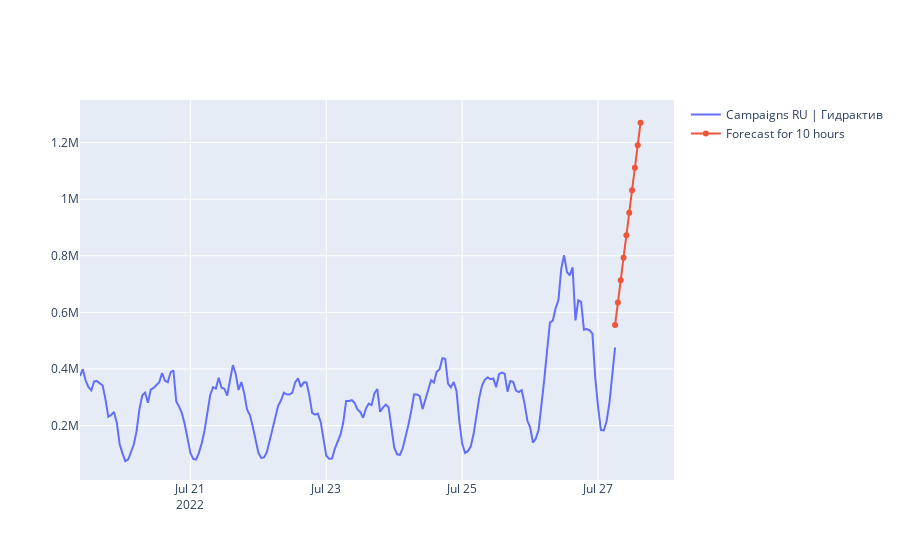

Here is the notebook cell this chart was saved with:
### Code cell
import plotly.graph_objects as go

forecastPeriod=10

forecast = exp.forecast(forecastPeriod)

fig = go.Figure()

fig.add_trace(go.Scatter(x=test['datetime'].values, 
                        y=test['shows'].values,
                        name=f'Campaigns {campaigns[0]}'))

fig.add_trace(go.Scatter(x=[test['datetime'].values[-1] + pd.Timedelta(hours=i) 
                                for i in range(forecastPeriod)],
                            y=forecast, 
                            name=f'Forecast for {forecastPeriod} hours'))

fig.show()

### Figure 1 — Plotly figure (JSON) as saved in the notebook; plotly's stock layout.template omitted (floating-point values rounded to 4 significant figures; data arrays with more than 128 entries replaced by an {"elided": "..."} marker saying what was removed)
{"data": [{"name": "Campaigns RU | Гидрактив", "type": "scatter", "x": {"elided": "190 str values"}, "y": {"elided": "190 int values"}}, {"name": "Forecast for 10 hours", "type": "scatter", "x": ["2022-07-27T06:00:00", "2022-07-27T07:00:00", "2022-07-27T08:00:00", "2022-07-27T09:00:00", "2022-07-27T10:00:00", "2022-07-27T11:00:00", "2022-07-27T12:00:00", "2022-07-27T13:00:00", "2022-07-27T14:00:00", "2022-07-27T15:00:00"], "y": [555000.0, 634500.0, 713900.0, 793400.0, 872900.0, 952400.0, 1032000.0, 1111000.0, 1191000.0, 1270000.0]}], "layout": {}}
